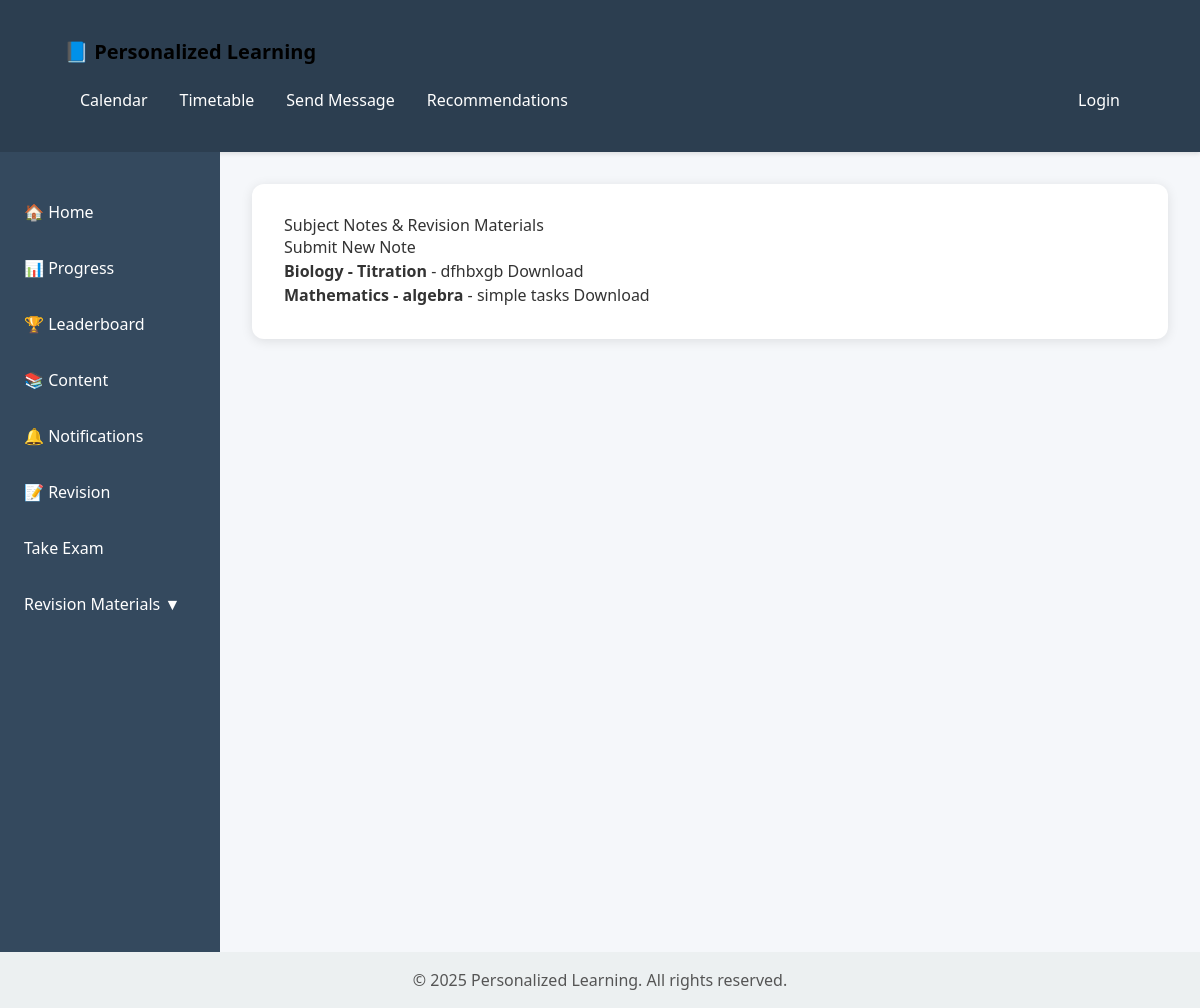
Screenshot of /ai-engine/subject-notes/ with the database file from the repository.
### ai_engine/models.py (models this page shows, shortened)
class SubjectNote(models.Model):
    subject = models.CharField(max_length=100)
    topic = models.CharField(max_length=255)
    file = models.FileField(upload_to='subject_notes/')
    description = models.TextField(blank=True)
    uploaded_by = models.ForeignKey(User, on_delete=models.SET_NULL, null=True)

### ai_engine/views.py (the view)
# urls.py: path('subject-notes/', views.subject_notes, name='subject_notes'),
def subject_notes(request):
    notes = SubjectNote.objects.all().order_by('subject', 'topic')
    return render(request,'ai_engine/subject_notes.html', {'notes': notes})

### ai_engine/templates/ai_engine/subject_notes.html
{%extends 'content/base.html'%}
{%block content%}<h2>Subject Notes & Revision Materials</h2>
<a href="{% url 'submit_note' %}">Submit New Note</a>
<ul>
  {% for note in notes %}
    <li>
      <strong>{{ note.subject }} - {{ note.topic }}</strong>
      {% if note.description %}
        - {{ note.description }}
      {% endif %}
      <a href="{{ note.file.url }}">Download</a>
    </li>
  {% endfor %}
</ul>
{%endblock%}

### content/templates/content/base.html (style rules this page uses)
body { margin: 0; font-family: 'Segoe UI', Tahoma, Geneva, Verdana, sans-serif; background-color: #f5f7fa; color: #333; display: flex; flex-direction: column; min-height: 100vh; }

### rows the page displays
SubjectNote: subject "Biology", topic "Titration", description "dfhbxgb"
SubjectNote: subject "Mathematics", topic "algebra", description "simple tasks"
